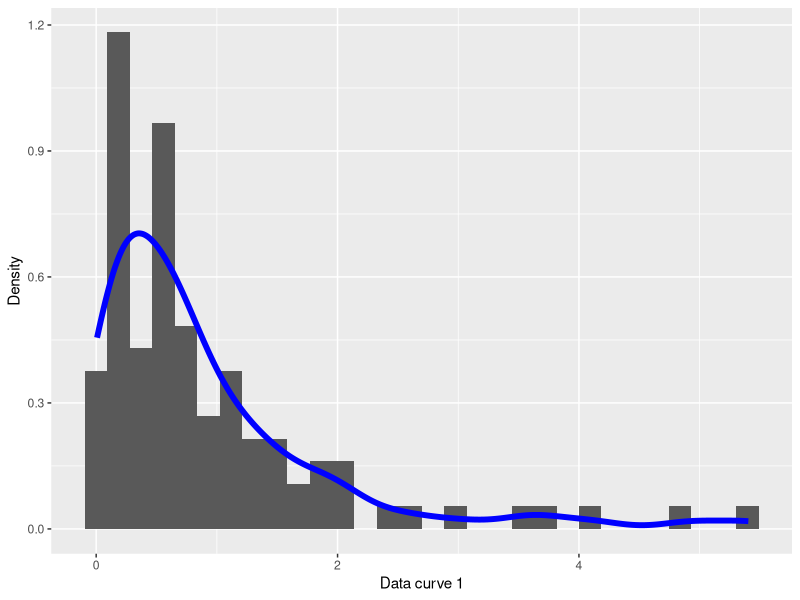
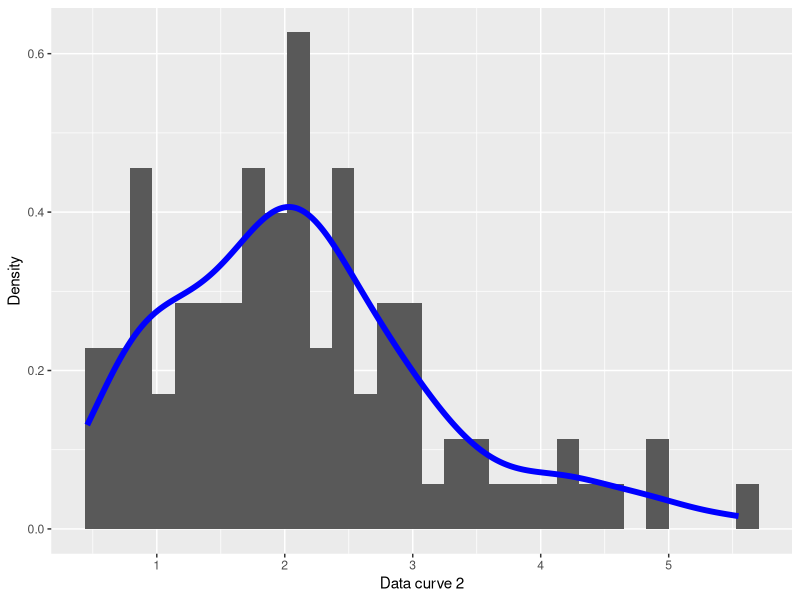
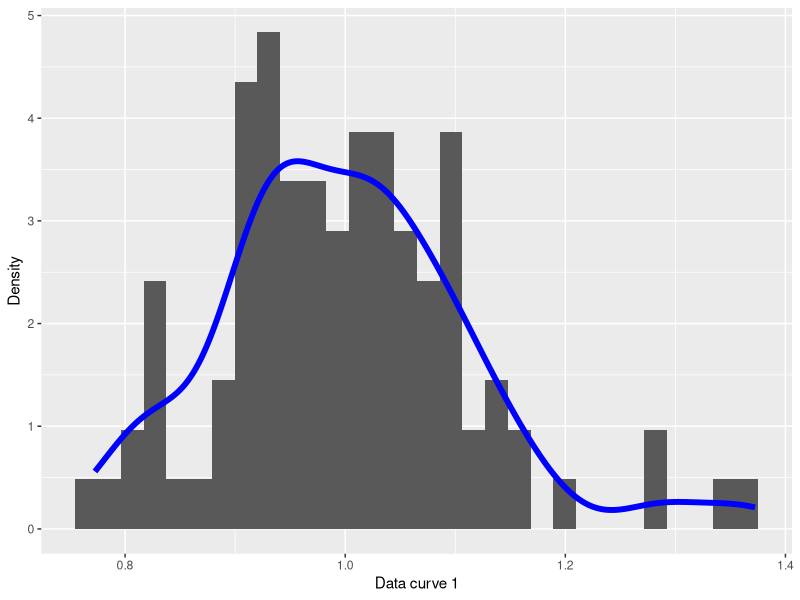
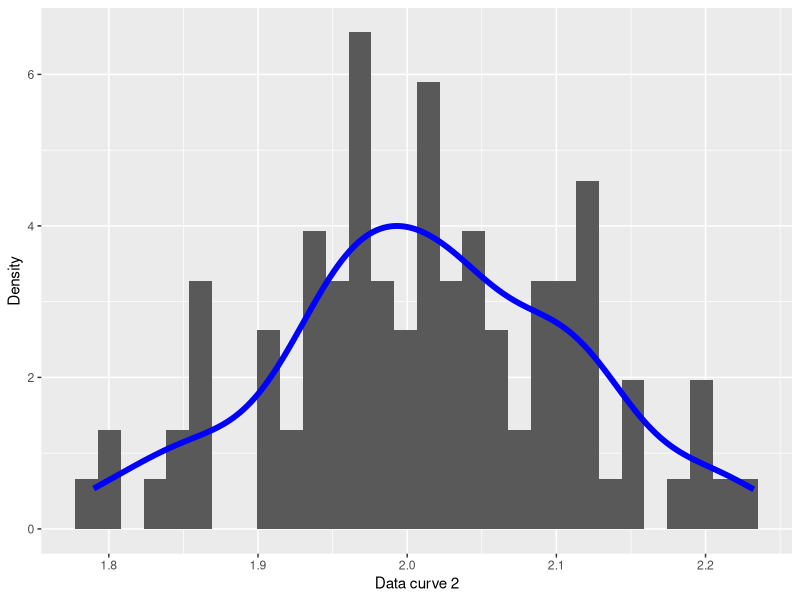

Recreate these plots in R, in order.
library(ggplot2)

# Data is random, set a seed to reproduce results
set.seed(1234)

# This generate a sample of each case in the session 5
data_curve_1 <- rgamma(100, shape = 1, rate = 1)
data_curve_2 <- rgamma(100, shape = 4, rate = 2)

# Histogram + Density of data_curve_1
histogram_data_curve_1 <- ggplot(data.frame(data_curve_1), aes(x = data_curve_1)) +
    geom_histogram(aes(y=..density..)) + 
    geom_density(color="blue", size=2) +
    xlab("Data curve 1") + ylab("Density")

# Histogram + Density of data_curve_2
histogram_data_curve_2 <- ggplot(data.frame(data_curve_2), aes(x = data_curve_2)) +
    geom_histogram(aes(y=..density..)) + 
    geom_density(color="blue", size=2) +
    xlab("Data curve 2") + ylab("Density")

# Save plots
ggsave("plots/histogram_data_curve_1.png", histogram_data_curve_1, width = 10, height = 10, dpi = 300)
ggsave("plots/histogram_data_curve_2.png", histogram_data_curve_2, width = 10, height = 10, dpi = 300)


# Compute mean and variance of both curves
statistics_curve_1 <- c(mean(data_curve_1),var(data_curve_1))
statistics_curve_2 <- c(mean(data_curve_2),var(data_curve_2))

print(statistics_curve_1)
print(statistics_curve_2)


# Now we are going to generate a sample of samples
# To each sample we store the mean

sample_means_curve_1 <- sapply(1:100, function(x) mean(rgamma(100, shape = 1, rate = 1)))
sample_means_curve_2 <- sapply(1:100, function(x) mean(rgamma(100, shape = 4, rate = 2)))

# We generate their plots

# Histogram + Density of data_curve_1
histogram_means_curve_1 <- ggplot(data.frame(sample_means_curve_1), aes(x = sample_means_curve_1)) +
    geom_histogram(aes(y=..density..)) + 
    geom_density(color="blue", size=2) +
    xlab("Data curve 1") + ylab("Density")

# Histogram + Density of data_curve_2
histogram_means_curve_2 <- ggplot(data.frame(sample_means_curve_2), aes(x = sample_means_curve_2)) +
    geom_histogram(aes(y=..density..)) + 
    geom_density(color="blue", size=2) +
    xlab("Data curve 2") + ylab("Density")

# Save plots
ggsave("plots/histogram_means_curve_1.png", histogram_means_curve_1, width = 10, height = 10, dpi = 300)
ggsave("plots/histogram_means_curve_2.png", histogram_means_curve_2, width = 10, height = 10, dpi = 300)


# p-valor 
pnorm(8.5933, lower.tail = FALSE)

# t.test
t.test(data_curve_1, data_curve_2, var.equal = TRUE)
